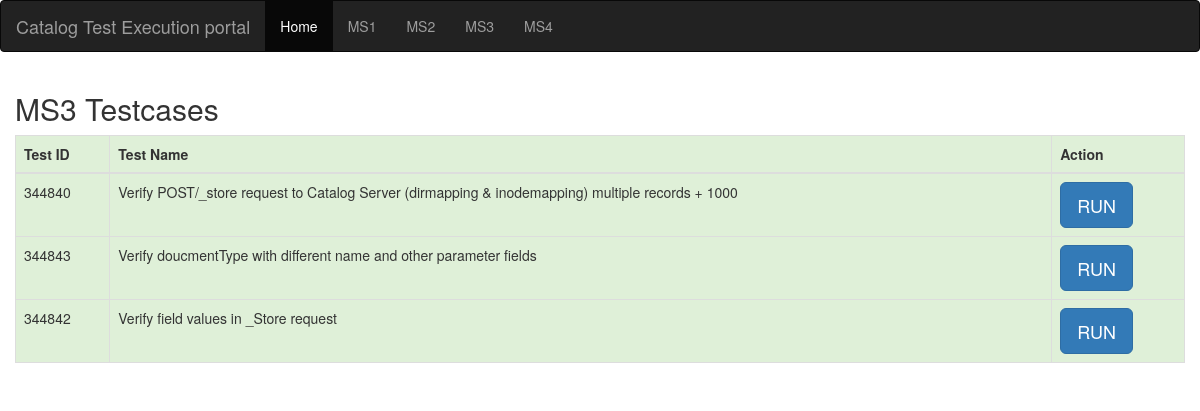
Screenshot of /MS3/ with the database file from the repository.
### testapp/models.py (models this page shows)
class Testcases(models.Model):
    testid=models.IntegerField()
    testname=models.CharField(max_length=100)
    testcategory=models.CharField(default="MS1",max_length=30)
    def __str__(self):
        return str(self.testid)

### testapp/views.py (the view)
# urls.py: path("MS3/",views.ms3),
def  ms3(request):
    test_list=Testcases.objects.all()
    print(test_list)
    my_dict={"test_list":test_list}
    return render(request, "MS3.html", context=my_dict)

### templates/MS3.html (shortened to what this page needs)
<!DOCTYPE html>
{%  load staticfiles %}
<html lang="en">
<head>
    <link rel="stylesheet" href="https://maxcdn.bootstrapcdn.com/bootstrap/3.3.7/css/bootstrap.min.css">
</head>
<body>
      <nav class="navbar navbar-inverse">
          <div class="container-fluid">
               <div class="navbar-header">
                   <a class="navbar-brand" href=" ">Catalog Test Execution portal</a>
               </div>
          <ul class="nav navbar-nav">
              <li class="active"><a href="/">Home</a></li>
             <li><a href="/MS1/">MS1</a></li>
             <li><a href="/MS2/">MS2</a></li>
            <li><a href="/MS3/">MS3</a></li>
              <li><a href="/MS4/">MS4</a></li>
          </ul>
          </div>
      </nav>
  <div class="container-fluid">
  <h2>MS3 Testcases</h2>
  <table  class="table table-bordered text-centered">
    <thead>
      <tr class="success">
        <th>Test ID</th>
        <th>Test Name</th>
        <th>Action</th>
      </tr>
    </thead>
    <tbody>
        {% for test in test_list  %}
                 {% if test.testcategory == "MS3" %}
                 <tr class="success">
                     <td>{{ test.testid }}</td>
                     <td>{{ test.testname }}</td>
                     <td><a class="btn btn-primary btn-lg" href="/run/" role="button">RUN</a></td>
                 </tr>
                 {% endif %}
             {% endfor %}
    </tbody>
  </table>
</div>
</body>

### rows the page displays
Testcases: testid "344840", testname "Verify POST/_store request to Catalog Server (dirmapping & inodemapping) multiple records + 1000"
Testcases: testid "344843", testname "Verify doucmentType with different name and other parameter fields"
Testcases: testid "344842", testname "Verify field values in _Store request"
